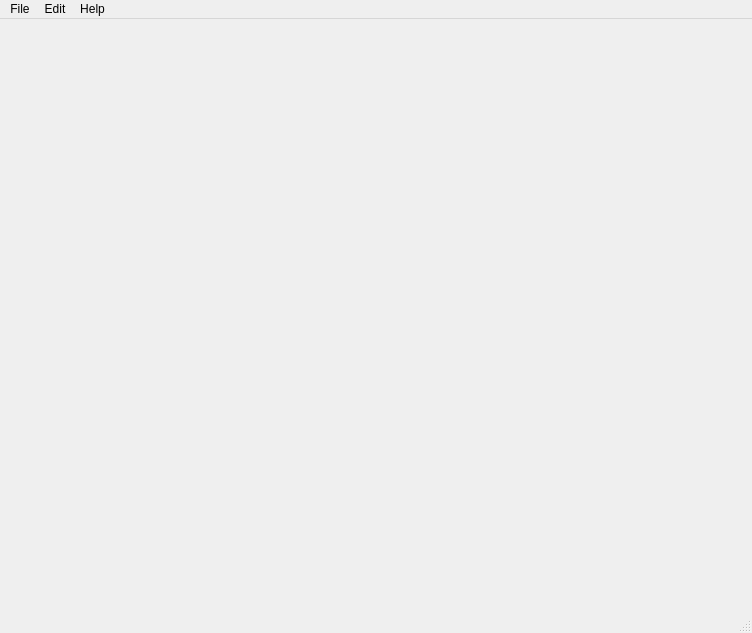
<?xml version="1.0" encoding="UTF-8"?>
<ui version="4.0">
 <class>MainWindow</class>
 <widget class="QMainWindow" name="MainWindow">
  <property name="geometry">
   <rect>
    <x>0</x>
    <y>0</y>
    <width>752</width>
    <height>633</height>
   </rect>
  </property>
  <property name="sizePolicy">
   <sizepolicy hsizetype="Maximum" vsizetype="Maximum">
    <horstretch>0</horstretch>
    <verstretch>0</verstretch>
   </sizepolicy>
  </property>
  <property name="windowTitle">
   <string>Image Editor</string>
  </property>
  <widget class="QWidget" name="centralwidget">
   <layout class="QVBoxLayout" name="verticalLayout">
    <item>
     <widget class="QLabel" name="img_label">
      <property name="text">
       <string/>
      </property>
      <property name="alignment">
       <set>Qt::AlignCenter</set>
      </property>
     </widget>
    </item>
   </layout>
  </widget>
  <widget class="QMenuBar" name="menubar">
   <property name="geometry">
    <rect>
     <x>0</x>
     <y>0</y>
     <width>752</width>
     <height>26</height>
    </rect>
   </property>
   <widget class="QMenu" name="menu_File">
    <property name="title">
     <string>File</string>
    </property>
    <addaction name="actionOpen_Image"/>
    <addaction name="actionSave_Image"/>
    <addaction name="actionDiscard_Changes_2"/>
    <addaction name="separator"/>
    <addaction name="actionFit_Image"/>
    <addaction name="separator"/>
    <addaction name="actionExit_2"/>
   </widget>
   <widget class="QMenu" name="menuEdit">
    <property name="title">
     <string>Edit</string>
    </property>
    <widget class="QMenu" name="menuColor">
     <property name="title">
      <string>Color</string>
     </property>
     <addaction name="actionGreyScale"/>
     <addaction name="actionColored"/>
    </widget>
    <widget class="QMenu" name="menuPerspective">
     <property name="title">
      <string>Perspective</string>
     </property>
     <addaction name="actionVertical"/>
     <addaction name="actionHorizontal"/>
     <addaction name="separator"/>
     <addaction name="actionIncrease"/>
     <addaction name="actionDecrease"/>
    </widget>
    <widget class="QMenu" name="menuRotate">
     <property name="title">
      <string>Rotate</string>
     </property>
     <addaction name="actionClockwise"/>
     <addaction name="actionAnti_Clockwise"/>
    </widget>
    <widget class="QMenu" name="menuBorder">
     <property name="title">
      <string>Border</string>
     </property>
     <widget class="QMenu" name="menuSize">
      <property name="title">
       <string>Size</string>
      </property>
      <addaction name="action10_px"/>
      <addaction name="action20_px"/>
      <addaction name="action50_px"/>
      <addaction name="action100_px"/>
     </widget>
     <addaction name="menuSize"/>
     <addaction name="separator"/>
     <addaction name="actionLeft_side"/>
     <addaction name="actionRight_Side"/>
     <addaction name="actionTop"/>
     <addaction name="actionBottom"/>
    </widget>
    <widget class="QMenu" name="menuScale">
     <property name="title">
      <string>Scale</string>
     </property>
     <addaction name="actionScale_up"/>
     <addaction name="actionScale_Down"/>
    </widget>
    <addaction name="menuColor"/>
    <addaction name="menuRotate"/>
    <addaction name="menuPerspective"/>
    <addaction name="menuBorder"/>
    <addaction name="menuScale"/>
   </widget>
   <widget class="QMenu" name="menuHelp">
    <property name="title">
     <string>Help</string>
    </property>
    <addaction name="actionAbout"/>
   </widget>
   <addaction name="menu_File"/>
   <addaction name="menuEdit"/>
   <addaction name="menuHelp"/>
  </widget>
  <widget class="QStatusBar" name="statusbar"/>
  <action name="actionOpen_Image">
   <property name="text">
    <string>Open Image</string>
   </property>
  </action>
  <action name="actionSave_Image">
   <property name="text">
    <string>Save Image</string>
   </property>
  </action>
  <action name="actionExit">
   <property name="text">
    <string>Exit</string>
   </property>
  </action>
  <action name="actionGreyScale">
   <property name="checkable">
    <bool>true</bool>
   </property>
   <property name="checked">
    <bool>true</bool>
   </property>
   <property name="text">
    <string>GreyScale</string>
   </property>
  </action>
  <action name="actionColored">
   <property name="checkable">
    <bool>true</bool>
   </property>
   <property name="text">
    <string>Colored</string>
   </property>
  </action>
  <action name="actionVertical">
   <property name="checkable">
    <bool>true</bool>
   </property>
   <property name="checked">
    <bool>true</bool>
   </property>
   <property name="text">
    <string>Vertical</string>
   </property>
  </action>
  <action name="actionHorizontal">
   <property name="checkable">
    <bool>true</bool>
   </property>
   <property name="text">
    <string>Horizontal</string>
   </property>
  </action>
  <action name="actionDiscard_Changes">
   <property name="text">
    <string>Discard Changes</string>
   </property>
  </action>
  <action name="actionDiscard_Changes_2">
   <property name="text">
    <string>Discard Changes</string>
   </property>
  </action>
  <action name="actionFit_Image">
   <property name="checkable">
    <bool>true</bool>
   </property>
   <property name="checked">
    <bool>true</bool>
   </property>
   <property name="text">
    <string>Fit Image</string>
   </property>
  </action>
  <action name="actionAbout">
   <property name="text">
    <string>About</string>
   </property>
  </action>
  <action name="actionClockwise">
   <property name="text">
    <string>Clockwise 10 Degree</string>
   </property>
  </action>
  <action name="actionAnti_Clockwise">
   <property name="text">
    <string>Anti-Clockwise 10 Degree</string>
   </property>
  </action>
  <action name="actionIncrease">
   <property name="text">
    <string>Increase</string>
   </property>
  </action>
  <action name="actionDecrease">
   <property name="text">
    <string>Decrease</string>
   </property>
  </action>
  <action name="action10_px">
   <property name="checkable">
    <bool>true</bool>
   </property>
   <property name="text">
    <string>10 px</string>
   </property>
  </action>
  <action name="action20_px">
   <property name="checkable">
    <bool>true</bool>
   </property>
   <property name="text">
    <string>20 px</string>
   </property>
  </action>
  <action name="action50_px">
   <property name="checkable">
    <bool>true</bool>
   </property>
   <property name="text">
    <string>50 px</string>
   </property>
  </action>
  <action name="action100_px">
   <property name="checkable">
    <bool>true</bool>
   </property>
   <property name="text">
    <string>100 px</string>
   </property>
  </action>
  <action name="actionLeft_side">
   <property name="checkable">
    <bool>true</bool>
   </property>
   <property name="checked">
    <bool>true</bool>
   </property>
   <property name="text">
    <string>Left side</string>
   </property>
  </action>
  <action name="actionRight_Side">
   <property name="checkable">
    <bool>true</bool>
   </property>
   <property name="checked">
    <bool>true</bool>
   </property>
   <property name="text">
    <string>Right Side</string>
   </property>
  </action>
  <action name="actionTop">
   <property name="checkable">
    <bool>true</bool>
   </property>
   <property name="checked">
    <bool>true</bool>
   </property>
   <property name="text">
    <string>Top</string>
   </property>
  </action>
  <action name="actionBottom">
   <property name="checkable">
    <bool>true</bool>
   </property>
   <property name="checked">
    <bool>true</bool>
   </property>
   <property name="text">
    <string>Bottom</string>
   </property>
  </action>
  <action name="actionScale_up">
   <property name="text">
    <string>Scale up</string>
   </property>
  </action>
  <action name="actionScale_Down">
   <property name="text">
    <string>Scale Down</string>
   </property>
  </action>
  <action name="actionExit_2">
   <property name="text">
    <string>Exit</string>
   </property>
  </action>
 </widget>
 <resources/>
 <connections/>
</ui>
